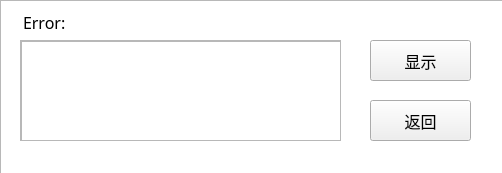
<?xml version="1.0" encoding="UTF-8"?>
<ui version="4.0">
 <class>syntax</class>
 <widget class="QWidget" name="syntax">
  <property name="geometry">
   <rect>
    <x>0</x>
    <y>0</y>
    <width>502</width>
    <height>173</height>
   </rect>
  </property>
  <property name="font">
   <font>
    <family>楷体</family>
    <pointsize>12</pointsize>
   </font>
  </property>
  <property name="windowTitle">
   <string>Form</string>
  </property>
  <property name="styleSheet">
   <string notr="true"/>
  </property>
  <widget class="QScrollArea" name="scrollArea">
   <property name="geometry">
    <rect>
     <x>20</x>
     <y>40</y>
     <width>321</width>
     <height>101</height>
    </rect>
   </property>
   <property name="widgetResizable">
    <bool>true</bool>
   </property>
   <widget class="QWidget" name="scrollAreaWidgetContents">
    <property name="geometry">
     <rect>
      <x>0</x>
      <y>0</y>
      <width>319</width>
      <height>99</height>
     </rect>
    </property>
    <widget class="QListWidget" name="listWidget">
     <property name="geometry">
      <rect>
       <x>0</x>
       <y>0</y>
       <width>321</width>
       <height>101</height>
      </rect>
     </property>
     <property name="styleSheet">
      <string notr="true">background-image: url(:/new/prefix1/cpl_image/1 (7).jpg);</string>
     </property>
    </widget>
   </widget>
  </widget>
  <widget class="QPushButton" name="pushButton">
   <property name="geometry">
    <rect>
     <x>370</x>
     <y>40</y>
     <width>101</width>
     <height>41</height>
    </rect>
   </property>
   <property name="styleSheet">
    <string notr="true">background-image: url(:/new/prefix1/cpl_image/1 (2).jpg);</string>
   </property>
   <property name="text">
    <string>显示</string>
   </property>
  </widget>
  <widget class="QPushButton" name="pushButton_2">
   <property name="geometry">
    <rect>
     <x>370</x>
     <y>100</y>
     <width>101</width>
     <height>41</height>
    </rect>
   </property>
   <property name="font">
    <font>
     <family>楷体</family>
     <pointsize>12</pointsize>
    </font>
   </property>
   <property name="styleSheet">
    <string notr="true">background-image: url(:/new/prefix1/cpl_image/1 (2).jpg);</string>
   </property>
   <property name="text">
    <string>返回</string>
   </property>
  </widget>
  <widget class="QLabel" name="label">
   <property name="geometry">
    <rect>
     <x>23</x>
     <y>12</y>
     <width>71</width>
     <height>20</height>
    </rect>
   </property>
   <property name="text">
    <string>Error:</string>
   </property>
  </widget>
  <widget class="QListWidget" name="listWidget_2">
   <property name="geometry">
    <rect>
     <x>0</x>
     <y>0</y>
     <width>511</width>
     <height>181</height>
    </rect>
   </property>
   <property name="styleSheet">
    <string notr="true">background-image: url(:/new/prefix1/cpl_image/1 (1).jpg);</string>
   </property>
  </widget>
  <zorder>listWidget_2</zorder>
  <zorder>scrollArea</zorder>
  <zorder>pushButton</zorder>
  <zorder>pushButton_2</zorder>
  <zorder>label</zorder>
 </widget>
 <resources/>
 <connections/>
</ui>
